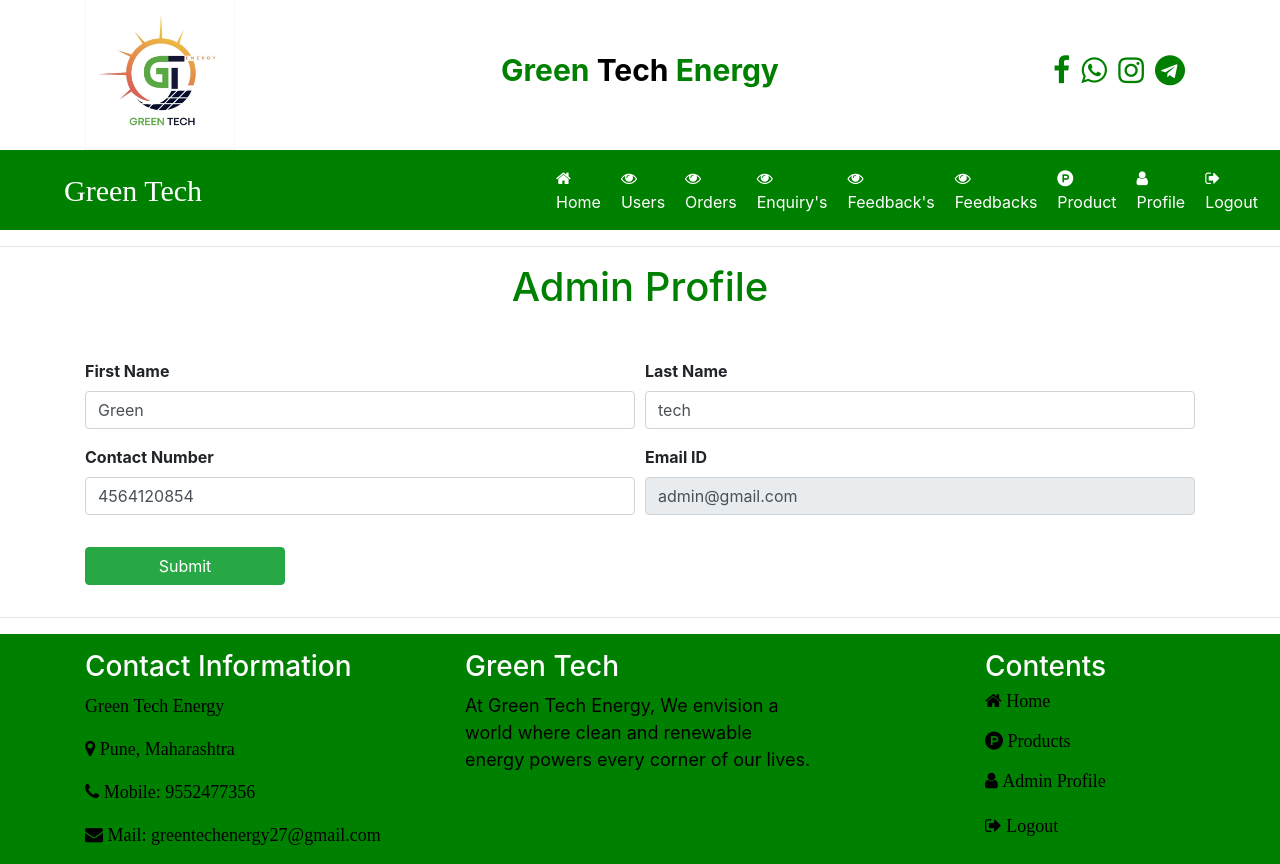
/admin_profile (signed in), run on the app's committed database.
### core/models.py (models this page shows, shortened)
class AdminProfile(models.Model):
    user = models.ForeignKey(User, on_delete=models.CASCADE)
    contact_number = models.CharField(max_length=15)

### core/views.py (the view, shortened to what this page needs)
# urls.py: path('admin_profile', admin_profile, name="admin_profile"),
def admin_profile(request):
    if not request.user.is_authenticated:
        return redirect('admin_login')
    user = request.user
    adm = AdminProfile.objects.get(user=user)
    error = ""
    d = {'adm': adm, 'error': error}
    return render(request, 'admin_profile.html', d)

### core/templates/admin_profile.html (shortened to what this page needs)
{% extends 'admin_home.html' %}
{% load static %}
{% block main-content%}
<hr>
<h1 class="text-center" style="color:green">Admin Profile</h1>
<form class="container mt-5" method="post" enctype="multipart/form-data">
    <div class="form-row">
        <div class="form-group col-md-6">
            <label><b> First Name </b></label>
            <input type="text" class="form-control" name="fname" placeholder="Enter First Name" value="{{adm.user.first_name}}" required>
        </div>
        <div class="form-group col-md-6">
            <label><b> Last Name </b></label>
            <input type="text" class="form-control" name="lname" placeholder="Enter Last Name" value="{{adm.user.last_name}}" required>
        </div>
    </div>
    <div class="form-row">
        <div class="form-group col-md-6">
        <label><b> Contact Number </b></label>
            <input type="number" class="form-control" name="contact" placeholder="Enter Contact Number" value="{{adm.contact_number}}" required>
        </div>
        <div class="form-group col-md-6">
             <label><b> Email ID </b></label>
            <input type="email" class="form-control" readonly name="email" placeholder="Enter Email ID" value="{{adm.user.email}}" required>
        </div>
    </div>
   <input type="submit" value="Submit" class="btn btn-success my-3" style="width:200px">
</form>
<hr>
{% endblock main-content%}

### data on the page
AdminProfile: fname "Green", lname "tech", contact "4564120854", email "admin@gmail.com"
